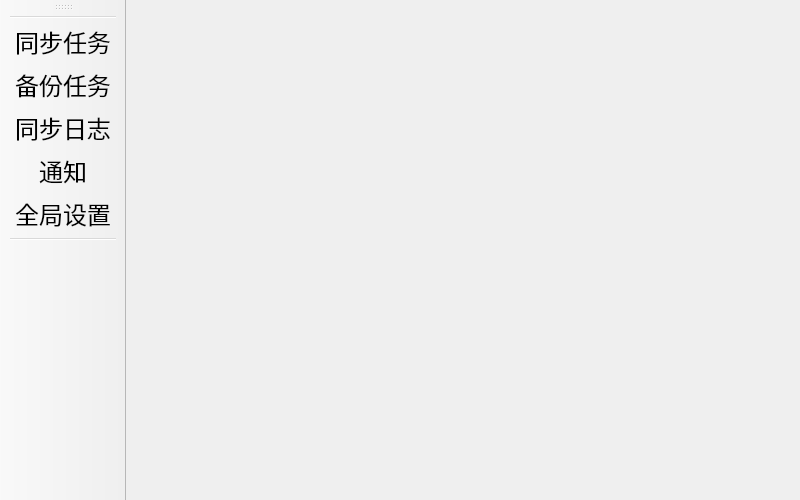
<?xml version="1.0" encoding="UTF-8"?>
<ui version="4.0">
 <class>MainWindow</class>
 <widget class="QMainWindow" name="MainWindow">
  <property name="geometry">
   <rect>
    <x>0</x>
    <y>0</y>
    <width>800</width>
    <height>500</height>
   </rect>
  </property>
  <property name="sizePolicy">
   <sizepolicy hsizetype="Preferred" vsizetype="Fixed">
    <horstretch>0</horstretch>
    <verstretch>0</verstretch>
   </sizepolicy>
  </property>
  <property name="windowTitle">
   <string>Sync client</string>
  </property>
  <property name="styleSheet">
   <string notr="true"/>
  </property>
  <widget class="QWidget" name="centralwidget"/>
  <widget class="QToolBar" name="toolBar">
   <property name="sizePolicy">
    <sizepolicy hsizetype="Fixed" vsizetype="Preferred">
     <horstretch>0</horstretch>
     <verstretch>0</verstretch>
    </sizepolicy>
   </property>
   <property name="windowTitle">
    <string>toolBar</string>
   </property>
   <property name="styleSheet">
    <string notr="true"/>
   </property>
   <property name="toolButtonStyle">
    <enum>Qt::ToolButtonFollowStyle</enum>
   </property>
   <attribute name="toolBarArea">
    <enum>LeftToolBarArea</enum>
   </attribute>
   <attribute name="toolBarBreak">
    <bool>false</bool>
   </attribute>
   <addaction name="separator"/>
   <addaction name="action"/>
   <addaction name="action_4"/>
   <addaction name="action_2"/>
   <addaction name="action_5"/>
   <addaction name="action_3"/>
   <addaction name="separator"/>
  </widget>
  <action name="action">
   <property name="text">
    <string>同步任务</string>
   </property>
   <property name="toolTip">
    <string>同步任务</string>
   </property>
   <property name="font">
    <font>
     <pointsize>18</pointsize>
     <bold>false</bold>
     <underline>false</underline>
     <strikeout>false</strikeout>
     <hintingpreference>PreferDefaultHinting</hintingpreference>
    </font>
   </property>
   <property name="menuRole">
    <enum>QAction::NoRole</enum>
   </property>
  </action>
  <action name="action_2">
   <property name="text">
    <string>同步日志</string>
   </property>
   <property name="font">
    <font>
     <pointsize>18</pointsize>
     <bold>false</bold>
    </font>
   </property>
   <property name="menuRole">
    <enum>QAction::NoRole</enum>
   </property>
  </action>
  <action name="action_3">
   <property name="text">
    <string>全局设置</string>
   </property>
   <property name="font">
    <font>
     <pointsize>18</pointsize>
     <bold>false</bold>
    </font>
   </property>
   <property name="menuRole">
    <enum>QAction::NoRole</enum>
   </property>
  </action>
  <action name="action_4">
   <property name="text">
    <string>备份任务</string>
   </property>
   <property name="font">
    <font>
     <pointsize>18</pointsize>
    </font>
   </property>
   <property name="menuRole">
    <enum>QAction::NoRole</enum>
   </property>
  </action>
  <action name="action_5">
   <property name="text">
    <string>通知</string>
   </property>
   <property name="font">
    <font>
     <pointsize>18</pointsize>
    </font>
   </property>
   <property name="menuRole">
    <enum>QAction::NoRole</enum>
   </property>
  </action>
 </widget>
 <resources/>
 <connections/>
</ui>
